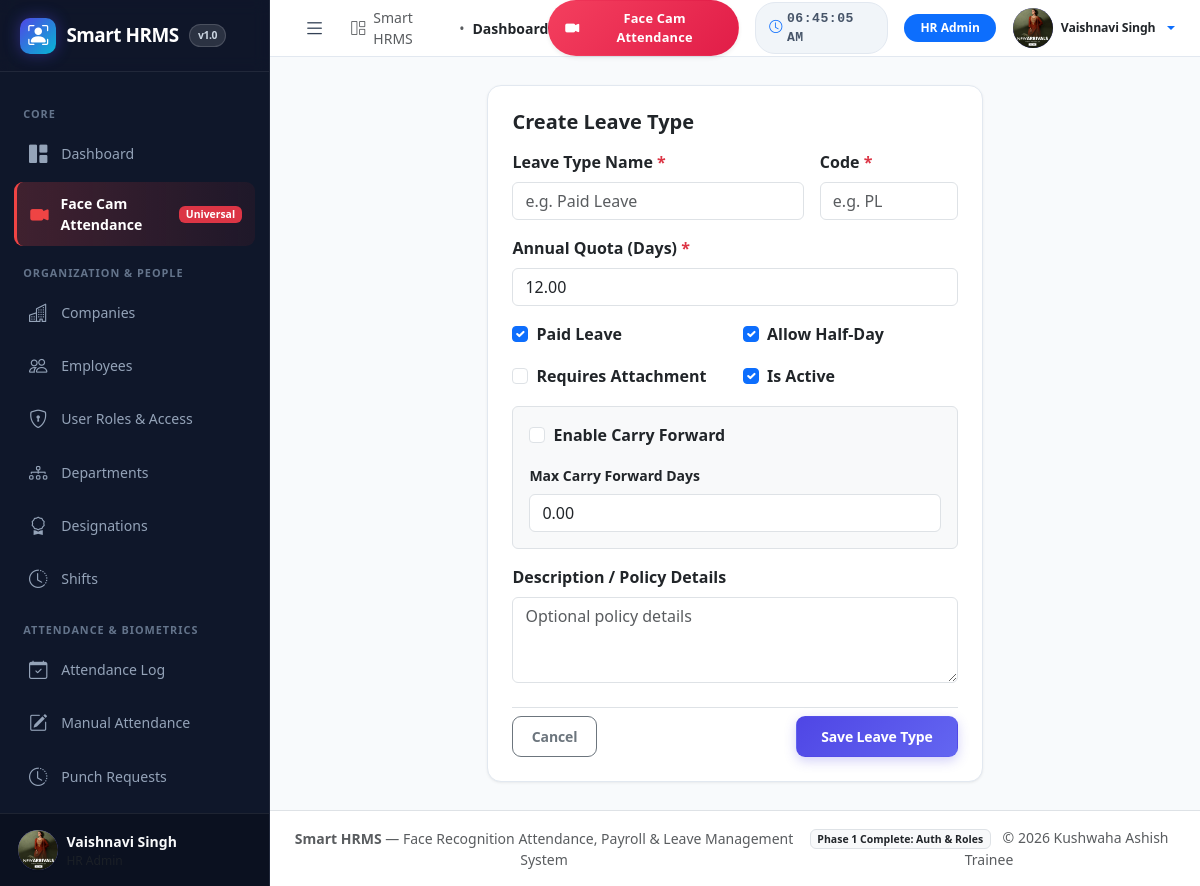
Page /leaves/types/create/ (signed in) on the committed database.
### accounts/models.py (models this page shows, shortened)
class User(AbstractUser):
    class Role(models.TextChoices):
        SUPER_ADMIN = 'super_admin', 'Super Admin'
        HR_ADMIN = 'hr_admin', 'HR Admin'
        MANAGER = 'manager', 'Manager'
        EMPLOYEE = 'employee', 'Employee'
    role = models.CharField(
        max_length=20,
        choices=Role.choices,
        default=Role.EMPLOYEE,
        help_text='User role for permission and access control'
    )
    phone = models.CharField(
        max_length=20,
        blank=True,
        null=True,
        help_text='Contact phone number'
    )
    avatar = models.ImageField(
        upload_to='avatars/',
        blank=True,
        null=True,
        help_text='Profile picture'
    )
    bio = models.TextField(
        blank=True,
        null=True,
        help_text='Short personal or professional bio'
    )
    created_at = models.DateTimeField(auto_now_add=True)
    updated_at = models.DateTimeField(auto_now=True)
    class Meta:
        verbose_name = 'User'
        verbose_name_plural = 'Users'
        ordering = ['-date_joined']
    @property
    def is_super_admin(self):
        return self.is_superuser or self.role == self.Role.SUPER_ADMIN
    @property
    def is_hr_admin(self):
        return self.is_super_admin or self.role == self.Role.HR_ADMIN
    @property
    def is_manager_user(self):
        return self.role == self.Role.MANAGER
    def get_display_name(self):
        full_name = self.get_full_name()
        return full_name if full_name else self.username
    def get_role_badge_class(self):
        mapping = {
            self.Role.SUPER_ADMIN: 'bg-danger',
            self.Role.HR_ADMIN: 'bg-primary',
            self.Role.MANAGER: 'bg-info text-dark',
            self.Role.EMPLOYEE: 'bg-success',
        }
        return mapping.get(self.role, 'bg-secondary')

### leaves/views.py (the view)
# urls.py: path('types/create/', views.leave_type_create, name='type_create'),
@login_required
def leave_type_create(request):
    user = request.user
    if not (user.is_super_admin or user.is_hr_admin):
        raise PermissionDenied("Access restricted to HR and Super Admins.")
    if request.method == 'POST':
        form = LeaveTypeForm(request.POST, user=user)
        if form.is_valid():
            leave_type = form.save(commit=False)
            if not user.is_super_admin and hasattr(user, 'employee_profile') and user.employee_profile:
                leave_type.company = user.employee_profile.company
            leave_type.save()
            messages.success(request, f"Leave type '{leave_type.name}' created successfully.")
            return redirect('leaves:types_list')
    else:
        form = LeaveTypeForm(user=user)
    return render(request, 'leaves/leave_type_form.html', {'form': form, 'title': 'Create Leave Type'})

### templates/leaves/leave_type_form.html (shortened to what this page needs)
{% extends 'base.html' %}
{% block content %}
<div class="row justify-content-center">
    <div class="col-12 col-md-8 col-lg-7">
        <div class="card card-stat p-4">
            <h5 class="fw-bold mb-3 text-dark">{{ title }}</h5>
            <form method="post">
                <div class="row g-3 mb-3">
                    <div class="col-md-8">
                        <label class="form-label fw-semibold">Leave Type Name <span class="text-danger">*</span></label>
                        {{ form.name }}
                    </div>
                    <div class="col-md-4">
                        <label class="form-label fw-semibold">Code <span class="text-danger">*</span></label>
                        {{ form.code }}
                    </div>
                </div>
                <div class="mb-3">
                    <label class="form-label fw-semibold">Annual Quota (Days) <span class="text-danger">*</span></label>
                    {{ form.annual_quota }}
                </div>
                <div class="row g-3 mb-3">
                    <div class="col-6">
                        <div class="form-check">
                            {{ form.is_paid }}
                            <label class="form-check-label fw-semibold" for="{{ form.is_paid.id_for_label }}">Paid Leave</label>
                        </div>
                    </div>
                    <div class="col-6">
                        <div class="form-check">
                            {{ form.allow_half_day }}
                            <label class="form-check-label fw-semibold" for="{{ form.allow_half_day.id_for_label }}">Allow Half-Day</label>
                        </div>
                    </div>
                </div>
                <div class="row g-3 mb-3">
                    <div class="col-6">
                        <div class="form-check">
                            {{ form.requires_attachment }}
                            <label class="form-check-label fw-semibold" for="{{ form.requires_attachment.id_for_label }}">Requires Attachment</label>
                        </div>
                    </div>
                    <div class="col-6">
                        <div class="form-check">
                            {{ form.is_active }}
                            <label class="form-check-label fw-semibold" for="{{ form.is_active.id_for_label }}">Is Active</label>
                        </div>
                    </div>
                </div>
                <div class="card bg-light p-3 border mb-3">
                    <div class="form-check mb-2">
                        {{ form.is_carry_forward }}
                        <label class="form-check-label fw-semibold" for="{{ form.is_carry_forward.id_for_label }}">Enable Carry Forward</label>
                    </div>
                    <div class="mt-2">
                        <label class="form-label small fw-semibold">Max Carry Forward Days</label>
                        {{ form.max_carry_forward_days }}
                    </div>
                </div>
                <div class="mb-4">
                    <label class="form-label fw-semibold">Description / Policy Details</label>
                    {{ form.description }}
                </div>
                <div class="d-flex justify-content-between align-items-center pt-2 border-top">
                    <a href="{% url 'leaves:types_list' %}" class="btn btn-outline-secondary">Cancel</a>
                    <button type="submit" class="btn btn-primary px-4">Save Leave Type</button>
                </div>
            </form>
        </div>
    </div>
</div>
{% endblock %}

### templates/includes/sidebar.html (shortened to what this page needs)
<aside class="sidebar" id="appSidebar">
    <div class="brand-header">
        <a href="{% url 'dashboard:index' %}" class="brand-title">
            <div class="brand-logo-icon">
                <i class="bi bi-person-bounding-box fs-5"></i>
            </div>
            <span>Smart HRMS</span>
            <span class="brand-badge">v1.0</span>
        </a>
    </div>
    <div class="sidebar-nav">
        <div class="sidebar-section-title">Core</div>
        <a href="{% url 'dashboard:index' %}" class="sidebar-link{% if request.resolver_match.url_name == 'index' and request.resolver_match.app_name == 'dashboard' %} active{% endif %}">
            <i class="bi bi-grid-1x2-fill"></i>
            <span>Dashboard</span>
        </a>
        {% if request.user.role in 'super_admin,hr_admin,manager' %}
        <a href="{% url 'attendance:face_kiosk' %}" class="sidebar-link sidebar-kiosk-pill">
            <i class="bi bi-camera-video-fill"></i>
            <span>Face Cam Attendance</span>
            <span class="badge bg-danger text-white ms-auto" style="font-size: 0.65rem;">Universal</span>
        </a>
        {% endif %}
        {% if request.user.is_hr_admin %}
        <div class="sidebar-section-title">Organization & People</div>
        <a href="{% url 'companies:list' %}" class="sidebar-link">
            <i class="bi bi-buildings"></i>
            <span>Companies</span>
        </a>
        <a href="{% url 'employees:list' %}" class="sidebar-link">
            <i class="bi bi-people"></i>
            <span>Employees</span>
        </a>
        <a href="{% url 'employees:user_roles' %}" class="sidebar-link">
            <i class="bi bi-shield-lock"></i>
            <span>User Roles & Access</span>
        </a>
        <a href="{% url 'employees:departments' %}" class="sidebar-link">
            <i class="bi bi-diagram-3"></i>
            <span>Departments</span>
        </a>
        <a href="{% url 'employees:designations' %}" class="sidebar-link">
            <i class="bi bi-award"></i>
            <span>Designations</span>
        </a>
        <a href="{% url 'shifts:list' %}" class="sidebar-link">
            <i class="bi bi-clock-history"></i>
            <span>Shifts</span>
        </a>
        <div class="sidebar-section-title">Attendance & Biometrics</div>
        <a href="{% url 'attendance:list' %}" class="sidebar-link">
            <i class="bi bi-calendar-check"></i>
            <span>Attendance Log</span>
        </a>
        <a href="{% url 'attendance:create' %}" class="sidebar-link">
            <i class="bi bi-pencil-square"></i>
            <span>Manual Attendance</span>
        </a>
        <a href="{% url 'attendance:requests_list' %}" class="sidebar-link">
            <i class="bi bi-clock-history"></i>
            <span>Punch Requests</span>
        </a>
        <a href="{% url 'attendance:audit_ledger' %}" class="sidebar-link">
        </a>
        {% endif %}
    </div>
    <div class="sidebar-footer">
        <div class="d-flex align-items-center gap-2">
            {% if request.user.avatar %}
                <img src="{{ request.user.avatar.url }}" alt="{{ request.user.get_display_name }}" class="avatar-circle">
            {% else %}
                <span class="avatar-circle">{{ request.user.username|make_list|first|upper }}</span>
            {% endif %}
            <div class="text-truncate" style="max-width: 150px;">
                <div class="text-light fw-bold small text-truncate">{{ request.user.get_display_name }}</div>
                <div class="text-muted text-truncate" style="font-size: 0.75rem;">{{ request.user.get_role_display }}</div>
            </div>
        </div>
    </div>
</aside>

### templates/includes/navbar.html (shortened to what this page needs)
<nav class="top-navbar">
    <div class="d-flex align-items-center gap-2 gap-sm-3">
        <button class="btn-toggle-sidebar" id="sidebarToggle" type="button" title="Toggle Navigation Menu">
            <i class="bi bi-list"></i>
        </button>
        <div class="d-none d-md-flex align-items-center gap-2 text-muted small">
            <i class="bi bi-grid-1x2"></i>
            <span>Smart HRMS</span>
            <span>&bull;</span>
            <span class="fw-semibold text-dark">{% block page_title %}Dashboard{% endblock %}</span>
        </div>
    </div>
    <div class="d-flex align-items-center gap-2 gap-sm-3">
        {% if request.user.role in 'super_admin,hr_admin,manager' %}
        <a href="{% url 'attendance:face_kiosk' %}" class="btn btn-sm btn-danger d-flex align-items-center gap-1 gap-sm-2 px-2 px-sm-3 py-1 py-sm-2 rounded-pill shadow-sm text-decoration-none fw-bold" title="Universal Face Attendance Camera" style="letter-spacing: 0.2px;">
            <i class="bi bi-camera-video-fill"></i>
            <span class="d-none d-sm-inline" style="font-size: 0.8rem;">Face Cam Attendance</span>
        </a>
        {% endif %}
        <div class="digital-clock d-none d-sm-flex align-items-center gap-1">
            <i class="bi bi-clock text-primary"></i>
            <span id="liveClock">--:--:--</span>
        </div>
        <span class="badge {{ request.user.get_role_badge_class }} rounded-pill px-2 px-sm-3 py-1 py-sm-2" style="font-size: 0.75rem;">
            {{ request.user.get_role_display }}
        </span>
        <div class="dropdown">
            <button class="btn btn-link p-0 text-decoration-none dropdown-toggle d-flex align-items-center gap-2" type="button" data-bs-toggle="dropdown" aria-expanded="false">
                {% if request.user.avatar %}
                    <img src="{{ request.user.avatar.url }}" alt="{{ request.user.get_display_name }}" class="avatar-circle">
                {% else %}
                    <span class="avatar-circle">{{ request.user.username|make_list|first|upper }}</span>
                {% endif %}
                <span class="d-none d-md-inline fw-semibold text-dark small">{{ request.user.get_display_name }}</span>
            </button>
        </div>
    </div>
</nav>

### rows in the picture
User: user.avatar (picture), user.get_display_name "Vaishnavi Singh", user.role "HR Admin"

### other values in the picture
{{ title }} "Create Leave Type"
